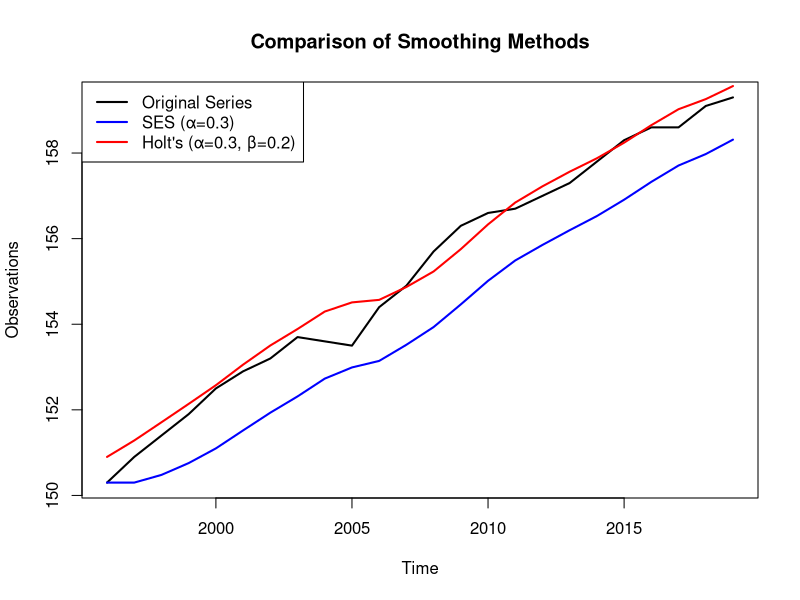
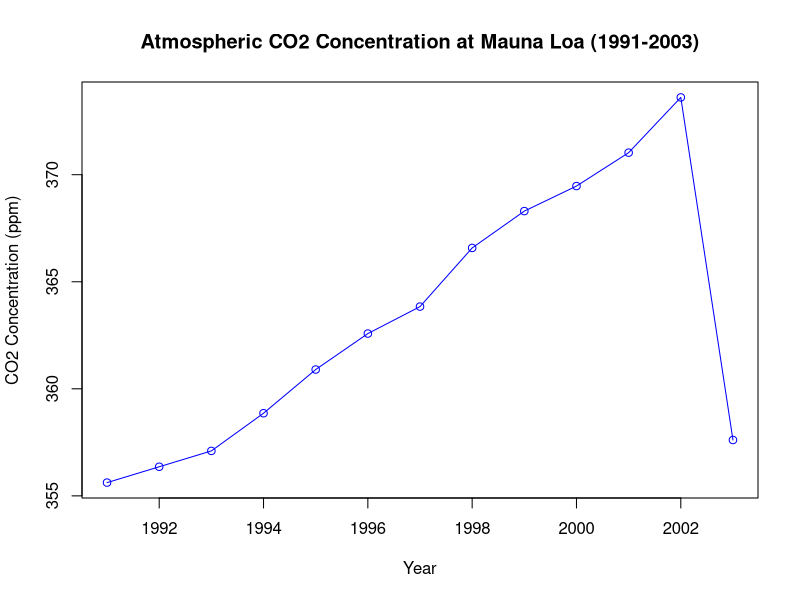
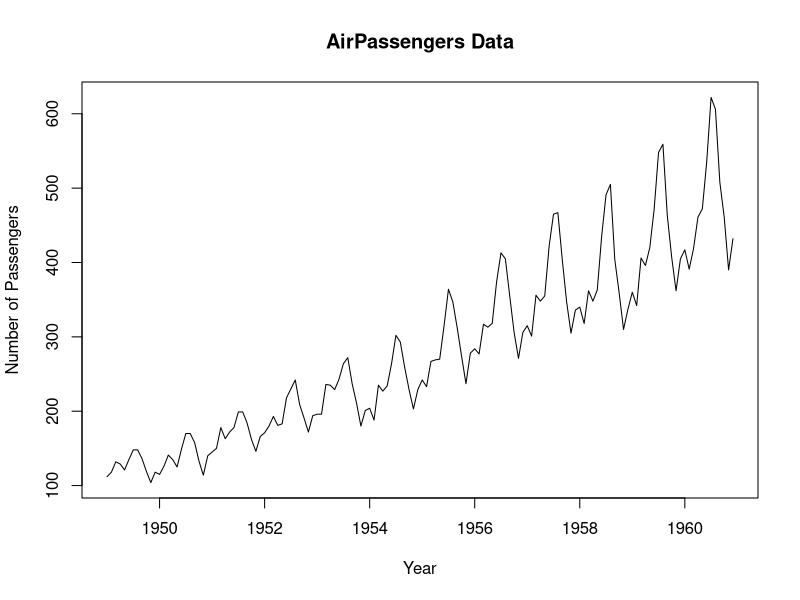
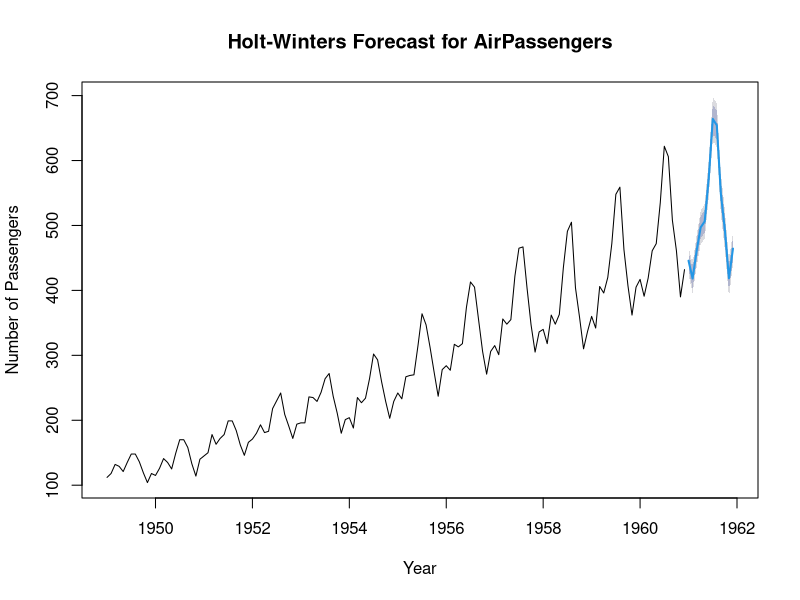

Here is the R script that generated these plots, in order:
################### Practical 01 ##############################################

#Q1) 
#years <- 1996:2019
#observations <- c(150.3, 150.9, 151.4, 151.9, 152.5, 152.9, 153.2, 153.7, 153.6, 153.5,
#                 154.4, 154.9, 155.7, 156.3, 156.6, 156.7, 157, 157.3, 157.8, 158.3, 
#                158.6, 158.6, 159.1, 159.3)

install.packages("forecast")
library(forecast)


# Time series data
years <- 1996:2019
observations <- c(150.3, 150.9, 151.4, 151.9, 152.5, 152.9, 153.2, 153.7, 153.6, 153.5,
                  154.4, 154.9, 155.7, 156.3, 156.6, 156.7, 157, 157.3, 157.8, 158.3, 
                  158.6, 158.6, 159.1, 159.3)

# Create time series object
ts_data <- ts(observations, start=1996, end=2019)
ts_data

# Simple Exponential Smoothing with alpha = 0.3
ses_model <- ses(ts_data, alpha=0.3, initial="simple")
ses_model

# Holt's Exponential Smoothing with alpha = 0.3 and beta = 0.2
holt_model <- holt(ts_data, alpha=0.3, beta=0.2, initial="simple")
holt_model

# Plotting the original series, SES, and Holt's smoothing
plot(ts_data, col="black", lwd=2, ylab="Observations", main="Comparison of Smoothing Methods")
lines(fitted(ses_model), col="blue", lwd=2)
lines(fitted(holt_model), col="red", lwd=2)
legend("topleft", legend=c("Original Series", "SES (α=0.3)", "Holt's (α=0.3, β=0.2)"),
       col=c("black", "blue", "red"), lty=1, lwd=2)



#Characteristics of SES:
#SES is effective for time series data without a trend or seasonality. In this case, 
#it smooths the data using a constant smoothing parameter 
#𝛼=0.3
#The SES line follows the original data closely, capturing the general level of 
#the data but without adapting to any potential trends or changes over time.
#Since SES does not account for trends, its fitted line appears relatively 
#flat and may lag behind the actual data if a trend exists.
#Characteristics of Holt's Exponential Smoothing:
#Holt's method extends SES by including a second smoothing parameter, 
#β, to account for trends in the data.
#With parameters 
#𝛼=0.3
#α=0.3 and β=0.2, the Holt model captures both the level and the trend, allowing it to adjust more dynamically to changes in the data.
#The red line representing Holt's fitted values follows the original series more closely, 
#especially in periods where the data shows an upward trend.
#Comparative Analysis:

#Trend Adaptation: Holt's model outperforms SES in tracking the overall trend of the 
#time series data. As the values are steadily increasing over the years, 
#Holt's model successfully captures this upward movement, while SES may lag behind due to 
#its constant smoothing approach.
#Flexibility: Holt's method is more flexible, making it suitable for data with trends. 
#SES, while simple and effective for stationary data, may not provide accurate forecasts 
#if the underlying data has a clear trend.


#####################
#Q2) 
#Year 	Average CO2 Concentration
#1991	355.62
#1992	356.36
#1993	357.1
#1994	358.86
#1995	360.9
#1996	362.58
#1997	363.84
#1998	366.58
#1999	368.3
#2000	369.47
#2001	371.03
#2002	373.61
#2003	357.61

# Given Data
# Given Data
years <- 1991:2003
co2_concentration <- c(355.62, 356.36, 357.1, 358.86, 360.9, 
                       362.58, 363.84, 366.58, 368.3, 
                       369.47, 371.03, 373.61, 357.61)

# Create a time series object
co2_ts <- ts(co2_concentration, start = 1991, frequency = 1)
co2_ts
# a) Make a time series plot of the given data
plot(co2_ts, type = "o", col = "blue", 
     main = "Atmospheric CO2 Concentration at Mauna Loa (1991-2003)", 
     xlab = "Year", ylab = "CO2 Concentration (ppm)")

# b) Forecast 2004 value by 3-year moving average smoothing method
# Get the last three years of data
last_three_years <- tail(co2_ts, 3)
last_three_years
# Calculate the forecast for 2004 as the average of the last three years
forecast_2004 <- mean(last_three_years)
forecast_2004
# Print the forecasted value
cat("Forecasted CO2 Concentration for 2004:", forecast_2004, "ppm\n")



# Q3) Apply the holt -winters method to AirPassengers data and forecast next 12 months data.

#QUESTION 3
# Load necessary libraries
install.packages("forecast")
library(forecast)

# Load the AirPassengers data
data("AirPassengers")

# Plot the original data
plot(AirPassengers, main = "AirPassengers Data", ylab = "Number of Passengers", xlab = "Year")

# Apply Holt-Winters Multiplicative Model
holt_winters_model <- HoltWinters(AirPassengers, gamma = TRUE, seasonal = "multiplicative")
holt_winters_model
# Forecast the next 12 months
forecasted_values <- forecast(holt_winters_model, h = 12)
forecasted_values

# Plot the forecasts
plot(forecasted_values, main = "Holt-Winters Forecast for AirPassengers", ylab = "Number of Passengers", xlab = "Year")

#seasonal = "multiplicative": 
#This specifies that the seasonal component is multiplicative, 
#meaning that the seasonal effect changes in proportion to the level of the series. 
#In other words, the effect of seasonality increases as the level of the series increases.